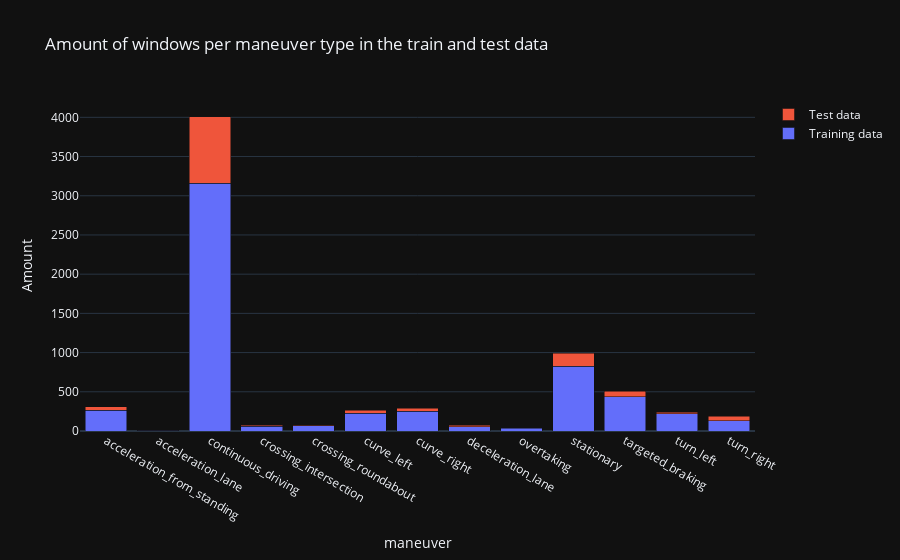

Notebook code for this chart:
### Code cell
fig = go.Figure(data=[
    go.Bar(name='Training data', x=np.unique(y_train), y=np.unique(y_train, return_counts=True)[1]),
    go.Bar(name='Test data', x=np.unique(y_test), y=np.unique(y_test, return_counts=True)[1])
])

fig.update_layout(barmode='stack', title="Amount of windows per maneuver type in the train and test data")
fig.update_xaxes(title_text='maneuver')
fig.update_yaxes(title_text='Amount')
fig.show()

### Figure 1 — Plotly figure (JSON) as saved in the notebook; plotly's stock layout.template omitted (floating-point values rounded to 4 significant figures)
{"data": [{"name": "Training data", "x": ["acceleration_from_standing", "acceleration_lane", "continuous_driving", "crossing_intersection", "crossing_roundabout", "curve_left", "curve_right", "deceleration_lane", "overtaking", "stationary", "targeted_braking", "turn_left", "turn_right"], "y": [266, 9, 3161, 61, 66, 228, 249, 54, 36, 828, 440, 217, 130], "type": "bar"}, {"name": "Test data", "x": ["acceleration_from_standing", "acceleration_lane", "continuous_driving", "crossing_intersection", "crossing_roundabout", "curve_left", "curve_right", "deceleration_lane", "stationary", "targeted_braking", "turn_left", "turn_right"], "y": [45, 3, 849, 12, 6, 39, 39, 22, 164, 66, 24, 58], "type": "bar"}], "layout": {"barmode": "stack", "title": {"text": "Amount of windows per maneuver type in the train and test data"}, "xaxis": {"title": {"text": "maneuver"}}, "yaxis": {"title": {"text": "Amount"}}}}
